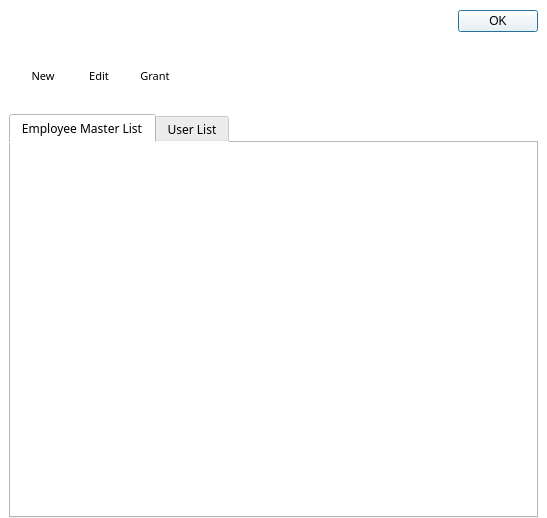
<?xml version="1.0" encoding="UTF-8"?>
<ui version="4.0">
 <class>employeelist</class>
 <widget class="QDialog" name="employeelist">
  <property name="geometry">
   <rect>
    <x>0</x>
    <y>0</y>
    <width>547</width>
    <height>518</height>
   </rect>
  </property>
  <property name="font">
   <font>
    <family>Century Gothic</family>
    <pointsize>9</pointsize>
   </font>
  </property>
  <property name="windowTitle">
   <string>Employee/User List</string>
  </property>
  <property name="windowIcon">
   <iconset>
    <normaloff>images/kabtrak.ico</normaloff>images/kabtrak.ico</iconset>
  </property>
  <property name="styleSheet">
   <string notr="true">background-color: rgb(255, 255, 255);</string>
  </property>
  <property name="modal">
   <bool>true</bool>
  </property>
  <layout class="QGridLayout" name="gridLayout_3">
   <property name="leftMargin">
    <number>9</number>
   </property>
   <property name="topMargin">
    <number>10</number>
   </property>
   <property name="rightMargin">
    <number>9</number>
   </property>
   <property name="bottomMargin">
    <number>0</number>
   </property>
   <item row="0" column="0">
    <layout class="QVBoxLayout" name="verticalLayout">
     <item>
      <widget class="QDialogButtonBox" name="buttonBox">
       <property name="font">
        <font>
         <family>Century Gothic</family>
         <pointsize>9</pointsize>
        </font>
       </property>
       <property name="standardButtons">
        <set>QDialogButtonBox::Ok</set>
       </property>
      </widget>
     </item>
     <item>
      <widget class="QWidget" name="widget" native="true">
       <property name="sizePolicy">
        <sizepolicy hsizetype="Preferred" vsizetype="Fixed">
         <horstretch>0</horstretch>
         <verstretch>65</verstretch>
        </sizepolicy>
       </property>
       <property name="maximumSize">
        <size>
         <width>16777215</width>
         <height>70</height>
        </size>
       </property>
       <property name="styleSheet">
        <string notr="true">background-color: rgb(255, 255, 255);</string>
       </property>
       <layout class="QGridLayout" name="gridLayout_4">
        <item row="0" column="0">
         <layout class="QHBoxLayout" name="horizontalLayout">
          <item>
           <widget class="QToolButton" name="btnNew">
            <property name="minimumSize">
             <size>
              <width>50</width>
              <height>55</height>
             </size>
            </property>
            <property name="maximumSize">
             <size>
              <width>50</width>
              <height>50</height>
             </size>
            </property>
            <property name="font">
             <font>
              <family>Century Gothic</family>
              <pointsize>8</pointsize>
             </font>
            </property>
            <property name="text">
             <string>New</string>
            </property>
            <property name="icon">
             <iconset resource="resources.qrc">
              <normaloff>:/images/images/new.svg</normaloff>:/images/images/new.svg</iconset>
            </property>
            <property name="iconSize">
             <size>
              <width>32</width>
              <height>32</height>
             </size>
            </property>
            <property name="toolButtonStyle">
             <enum>Qt::ToolButtonTextUnderIcon</enum>
            </property>
            <property name="autoRaise">
             <bool>true</bool>
            </property>
           </widget>
          </item>
          <item>
           <widget class="QToolButton" name="btnEdit">
            <property name="minimumSize">
             <size>
              <width>50</width>
              <height>55</height>
             </size>
            </property>
            <property name="maximumSize">
             <size>
              <width>50</width>
              <height>50</height>
             </size>
            </property>
            <property name="font">
             <font>
              <family>Century Gothic</family>
              <pointsize>8</pointsize>
             </font>
            </property>
            <property name="text">
             <string>Edit</string>
            </property>
            <property name="icon">
             <iconset resource="resources.qrc">
              <normaloff>:/images/images/edit.svg</normaloff>:/images/images/edit.svg</iconset>
            </property>
            <property name="iconSize">
             <size>
              <width>32</width>
              <height>32</height>
             </size>
            </property>
            <property name="toolButtonStyle">
             <enum>Qt::ToolButtonTextUnderIcon</enum>
            </property>
            <property name="autoRaise">
             <bool>true</bool>
            </property>
           </widget>
          </item>
          <item>
           <widget class="QToolButton" name="btnGrantRevoke">
            <property name="enabled">
             <bool>true</bool>
            </property>
            <property name="minimumSize">
             <size>
              <width>50</width>
              <height>55</height>
             </size>
            </property>
            <property name="maximumSize">
             <size>
              <width>50</width>
              <height>50</height>
             </size>
            </property>
            <property name="font">
             <font>
              <family>Century Gothic</family>
              <pointsize>8</pointsize>
             </font>
            </property>
            <property name="styleSheet">
             <string notr="true"/>
            </property>
            <property name="text">
             <string>Grant</string>
            </property>
            <property name="icon">
             <iconset resource="resources.qrc">
              <normaloff>:/images/images/grant.svg</normaloff>:/images/images/grant.svg</iconset>
            </property>
            <property name="iconSize">
             <size>
              <width>32</width>
              <height>32</height>
             </size>
            </property>
            <property name="shortcut">
             <string>Ctrl+G</string>
            </property>
            <property name="toolButtonStyle">
             <enum>Qt::ToolButtonTextUnderIcon</enum>
            </property>
            <property name="autoRaise">
             <bool>true</bool>
            </property>
           </widget>
          </item>
          <item>
           <spacer name="horizontalSpacer">
            <property name="orientation">
             <enum>Qt::Horizontal</enum>
            </property>
            <property name="sizeHint" stdset="0">
             <size>
              <width>40</width>
              <height>20</height>
             </size>
            </property>
           </spacer>
          </item>
         </layout>
        </item>
       </layout>
      </widget>
     </item>
     <item>
      <widget class="QTabWidget" name="tabList">
       <property name="font">
        <font>
         <family>Century Gothic</family>
         <pointsize>9</pointsize>
        </font>
       </property>
       <property name="tabPosition">
        <enum>QTabWidget::North</enum>
       </property>
       <property name="currentIndex">
        <number>0</number>
       </property>
       <property name="iconSize">
        <size>
         <width>32</width>
         <height>32</height>
        </size>
       </property>
       <widget class="QWidget" name="tabEmployeeList">
        <attribute name="icon">
         <iconset>
          <normaloff>images/customers-info.png</normaloff>images/customers-info.png</iconset>
        </attribute>
        <attribute name="title">
         <string>Employee Master List</string>
        </attribute>
        <layout class="QGridLayout" name="gridLayout">
         <item row="0" column="0">
          <widget class="QTableView" name="tableViewEmployee">
           <property name="sizePolicy">
            <sizepolicy hsizetype="Preferred" vsizetype="Expanding">
             <horstretch>0</horstretch>
             <verstretch>0</verstretch>
            </sizepolicy>
           </property>
           <property name="font">
            <font>
             <family>Century Gothic</family>
            </font>
           </property>
           <property name="frameShape">
            <enum>QFrame::NoFrame</enum>
           </property>
           <property name="frameShadow">
            <enum>QFrame::Plain</enum>
           </property>
           <property name="editTriggers">
            <set>QAbstractItemView::NoEditTriggers</set>
           </property>
           <property name="alternatingRowColors">
            <bool>true</bool>
           </property>
           <property name="selectionMode">
            <enum>QAbstractItemView::SingleSelection</enum>
           </property>
           <property name="selectionBehavior">
            <enum>QAbstractItemView::SelectRows</enum>
           </property>
           <property name="sortingEnabled">
            <bool>true</bool>
           </property>
           <attribute name="horizontalHeaderStretchLastSection">
            <bool>true</bool>
           </attribute>
           <attribute name="verticalHeaderShowSortIndicator" stdset="0">
            <bool>false</bool>
           </attribute>
           <attribute name="verticalHeaderStretchLastSection">
            <bool>false</bool>
           </attribute>
          </widget>
         </item>
        </layout>
       </widget>
       <widget class="QWidget" name="tabUserList">
        <attribute name="icon">
         <iconset>
          <normaloff>images/user_group.png</normaloff>images/user_group.png</iconset>
        </attribute>
        <attribute name="title">
         <string>User List</string>
        </attribute>
        <layout class="QGridLayout" name="gridLayout_2">
         <item row="0" column="0">
          <widget class="QTableView" name="tableViewUsers">
           <property name="font">
            <font>
             <family>Century Gothic</family>
            </font>
           </property>
           <property name="inputMethodHints">
            <set>Qt::ImhUppercaseOnly</set>
           </property>
           <property name="frameShape">
            <enum>QFrame::NoFrame</enum>
           </property>
           <property name="frameShadow">
            <enum>QFrame::Plain</enum>
           </property>
           <property name="alternatingRowColors">
            <bool>true</bool>
           </property>
           <property name="selectionBehavior">
            <enum>QAbstractItemView::SelectRows</enum>
           </property>
           <property name="gridStyle">
            <enum>Qt::SolidLine</enum>
           </property>
           <property name="sortingEnabled">
            <bool>false</bool>
           </property>
           <attribute name="horizontalHeaderStretchLastSection">
            <bool>true</bool>
           </attribute>
           <attribute name="verticalHeaderShowSortIndicator" stdset="0">
            <bool>true</bool>
           </attribute>
           <attribute name="verticalHeaderStretchLastSection">
            <bool>false</bool>
           </attribute>
          </widget>
         </item>
        </layout>
       </widget>
      </widget>
     </item>
    </layout>
   </item>
  </layout>
 </widget>
 <resources>
  <include location="resources.qrc"/>
 </resources>
 <connections/>
</ui>
